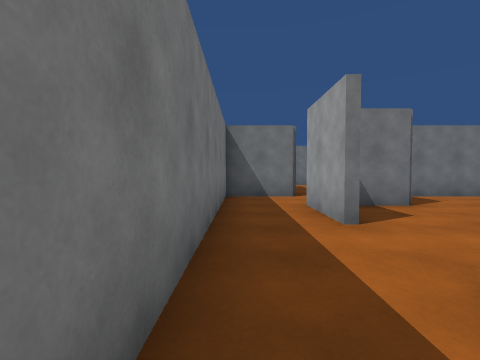
view 1 (above)

16 first-person views from a walk through a Unity game level. The camera is 1.3 m above the floor, tilts 2° down and sees 85° across. The floor is counted in squares, 1.8 m on a side. Each view is taken from the middle of a square. On the plan, view 1 faces up. The plan holds only what a view shows up to about 9 squares ahead; the rest is blank. The place goes on beyond the plan. The player is left out.

view 2
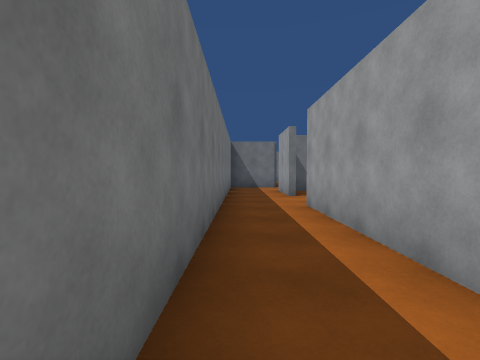

view 3
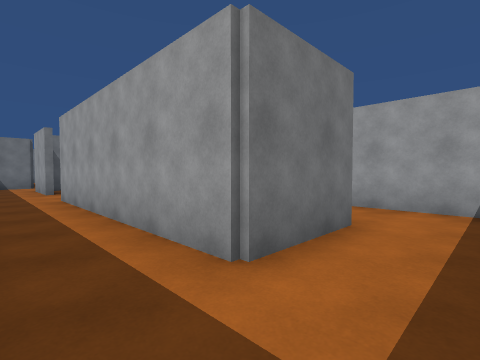

view 4
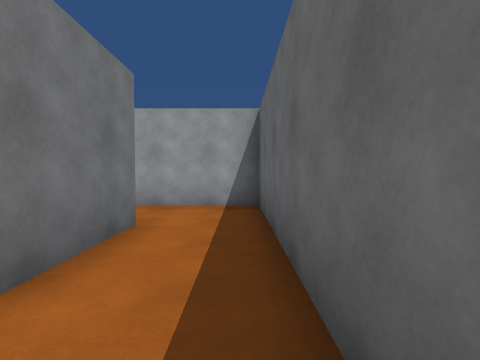

view 5
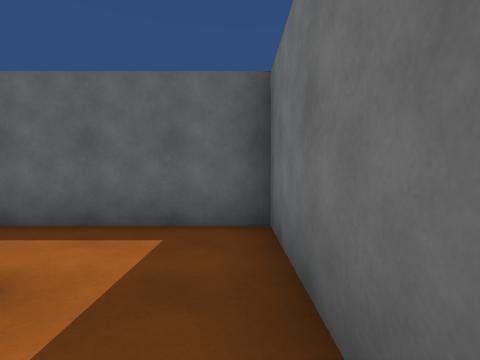

view 6
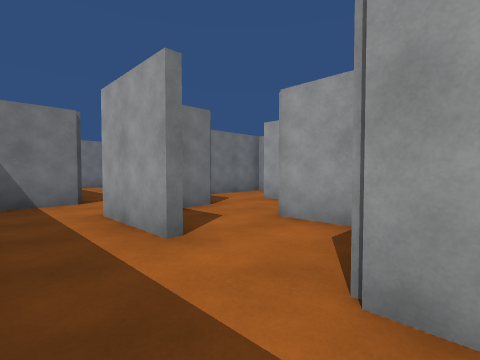

view 7
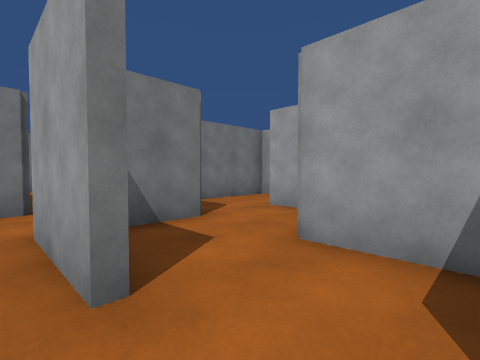

view 8
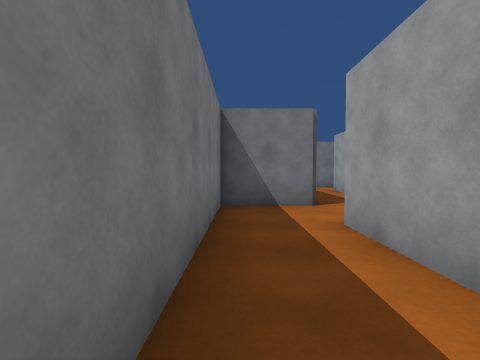

view 9
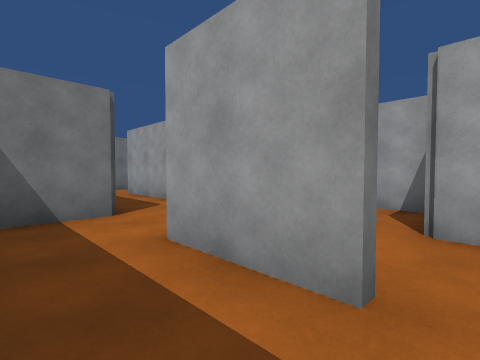

view 10
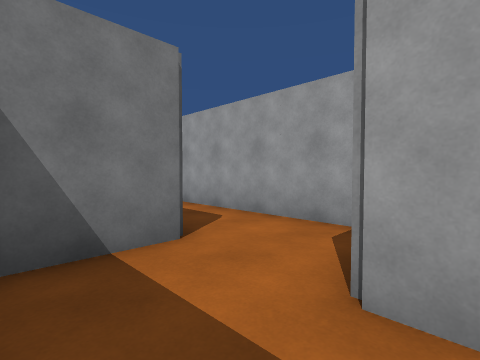

view 11
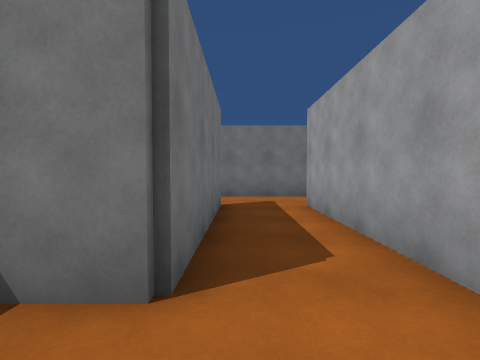

view 12
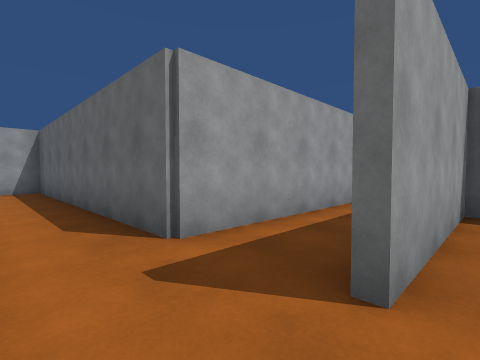

view 13
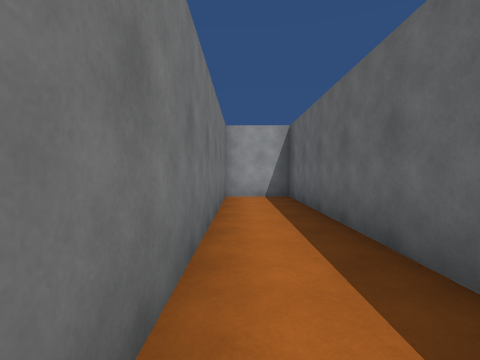

view 14
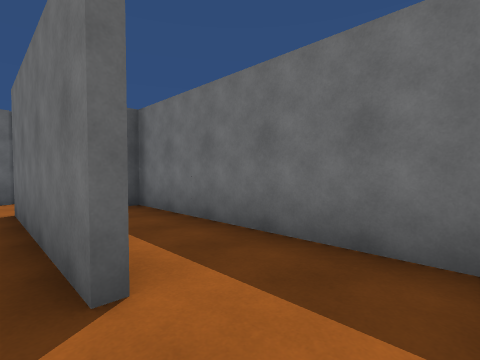

view 15
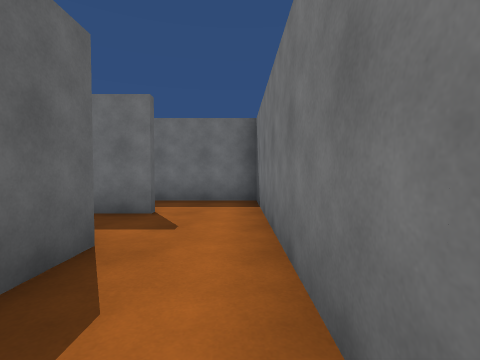

view 16
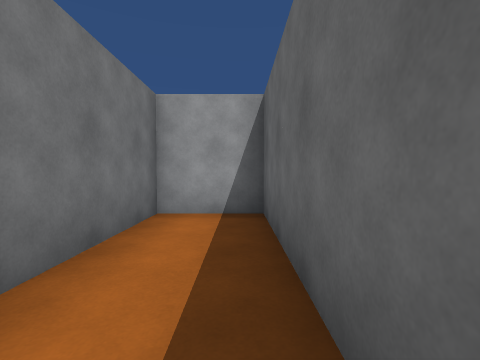

### Floor plan
Key: @ floor where view 1 was taken; # wall or solid block; . floor.
Columns run from 1 left of view 1 to 12 right of it. Each row starts with its distance up from view 1.
 14 ##############
 13 #............#
 12 #............#
 11 #.#.##########
 10 #.#.#
  9 #.#.#
  8 #.#.#
  7 ###.#####
  6 #...#...
  5 #.###.#
  4 #.#...#
  3 #... ##
  2 #...#
  1 #.###
  0 #@#
 -1 #.#
 -2 #.#
 -3 #.#
 -4 #.## .#
 -5 #..##.#
 -6 #.....#
 -7 ########

Where each view was taken, in squares from view 1:
view 1: 0 up, 0 right, facing up
view 2: 4 down, 0 right, facing up
view 3: 6 down, 0 right, facing up-right
view 4: 6 down, 0 right, facing right
view 5: 3 down, 0 right, facing down
view 6: 1 up, 0 right, facing up-right
view 7: 2 up, 1 right, facing up-right
view 8: 2 up, 0 right, facing up
view 9: 3 up, 0 right, facing up-right
view 10: 5 up, 0 right, facing up-right
view 11: 6 up, 2 right, facing up
view 12: 13 up, 1 right, facing down-right
view 13: 13 up, 4 right, facing right
view 14: 13 up, 2 right, facing down-left
view 15: 13 up, 6 right, facing left
view 16: 12 up, 7 right, facing right
